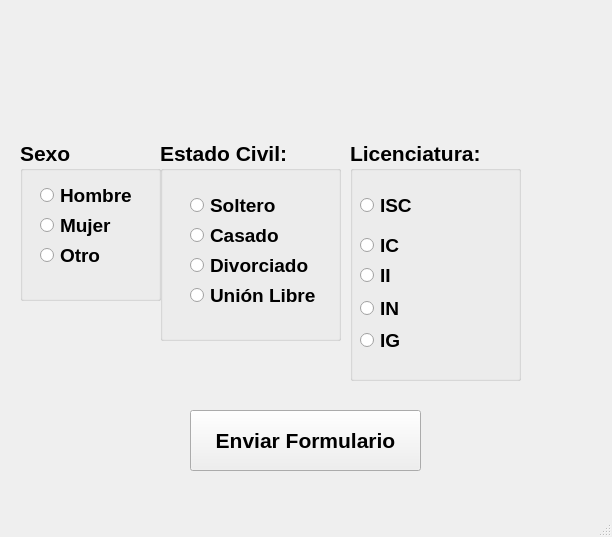
<?xml version="1.0" encoding="UTF-8"?>
<ui version="4.0">
 <class>MainWindow</class>
 <widget class="QMainWindow" name="MainWindow">
  <property name="geometry">
   <rect>
    <x>0</x>
    <y>0</y>
    <width>612</width>
    <height>537</height>
   </rect>
  </property>
  <property name="windowTitle">
   <string>MainWindow</string>
  </property>
  <widget class="QWidget" name="centralwidget">
   <widget class="QLabel" name="label">
    <property name="geometry">
     <rect>
      <x>40</x>
      <y>30</y>
      <width>531</width>
      <height>71</height>
     </rect>
    </property>
    <property name="text">
     <string/>
    </property>
    <property name="pixmap">
     <pixmap resource="recursos_proyecto.qrc">:/uat/Imagenes/uat.png.opdownload</pixmap>
    </property>
    <property name="scaledContents">
     <bool>true</bool>
    </property>
   </widget>
   <widget class="QLabel" name="label_3">
    <property name="geometry">
     <rect>
      <x>930</x>
      <y>650</y>
      <width>81</width>
      <height>71</height>
     </rect>
    </property>
    <property name="text">
     <string/>
    </property>
    <property name="pixmap">
     <pixmap>:/LOGO/AmongB</pixmap>
    </property>
    <property name="scaledContents">
     <bool>true</bool>
    </property>
   </widget>
   <widget class="QGroupBox" name="groupBox">
    <property name="geometry">
     <rect>
      <x>350</x>
      <y>140</y>
      <width>171</width>
      <height>241</height>
     </rect>
    </property>
    <property name="font">
     <font>
      <pointsize>16</pointsize>
      <weight>75</weight>
      <bold>true</bold>
     </font>
    </property>
    <property name="title">
     <string>Licenciatura:</string>
    </property>
    <widget class="QRadioButton" name="rb_isc">
     <property name="geometry">
      <rect>
       <x>10</x>
       <y>50</y>
       <width>71</width>
       <height>31</height>
      </rect>
     </property>
     <property name="font">
      <font>
       <pointsize>14</pointsize>
       <weight>75</weight>
       <bold>true</bold>
      </font>
     </property>
     <property name="text">
      <string>ISC</string>
     </property>
    </widget>
    <widget class="QRadioButton" name="rb_ic">
     <property name="geometry">
      <rect>
       <x>10</x>
       <y>90</y>
       <width>61</width>
       <height>31</height>
      </rect>
     </property>
     <property name="font">
      <font>
       <pointsize>14</pointsize>
       <weight>75</weight>
       <bold>true</bold>
      </font>
     </property>
     <property name="text">
      <string>IC</string>
     </property>
    </widget>
    <widget class="QRadioButton" name="rb_ii">
     <property name="geometry">
      <rect>
       <x>10</x>
       <y>120</y>
       <width>51</width>
       <height>31</height>
      </rect>
     </property>
     <property name="font">
      <font>
       <pointsize>14</pointsize>
       <weight>75</weight>
       <bold>true</bold>
      </font>
     </property>
     <property name="text">
      <string>II</string>
     </property>
    </widget>
    <widget class="QRadioButton" name="rb_in">
     <property name="geometry">
      <rect>
       <x>10</x>
       <y>160</y>
       <width>51</width>
       <height>16</height>
      </rect>
     </property>
     <property name="font">
      <font>
       <pointsize>14</pointsize>
       <weight>75</weight>
       <bold>true</bold>
      </font>
     </property>
     <property name="text">
      <string>IN</string>
     </property>
    </widget>
    <widget class="QRadioButton" name="rb_ig">
     <property name="geometry">
      <rect>
       <x>10</x>
       <y>190</y>
       <width>51</width>
       <height>21</height>
      </rect>
     </property>
     <property name="font">
      <font>
       <pointsize>14</pointsize>
       <weight>75</weight>
       <bold>true</bold>
      </font>
     </property>
     <property name="text">
      <string>IG</string>
     </property>
    </widget>
   </widget>
   <widget class="QGroupBox" name="groupBox_2">
    <property name="geometry">
     <rect>
      <x>20</x>
      <y>140</y>
      <width>141</width>
      <height>161</height>
     </rect>
    </property>
    <property name="font">
     <font>
      <pointsize>16</pointsize>
      <weight>75</weight>
      <bold>true</bold>
     </font>
    </property>
    <property name="title">
     <string>Sexo</string>
    </property>
    <widget class="QRadioButton" name="rb_mujer">
     <property name="geometry">
      <rect>
       <x>20</x>
       <y>70</y>
       <width>81</width>
       <height>31</height>
      </rect>
     </property>
     <property name="font">
      <font>
       <pointsize>14</pointsize>
       <weight>75</weight>
       <bold>true</bold>
      </font>
     </property>
     <property name="text">
      <string>Mujer</string>
     </property>
    </widget>
    <widget class="QRadioButton" name="rb_otro">
     <property name="geometry">
      <rect>
       <x>20</x>
       <y>100</y>
       <width>61</width>
       <height>31</height>
      </rect>
     </property>
     <property name="font">
      <font>
       <pointsize>14</pointsize>
       <weight>75</weight>
       <bold>true</bold>
      </font>
     </property>
     <property name="text">
      <string>Otro</string>
     </property>
    </widget>
    <widget class="QRadioButton" name="rb_hombre">
     <property name="geometry">
      <rect>
       <x>20</x>
       <y>40</y>
       <width>111</width>
       <height>31</height>
      </rect>
     </property>
     <property name="font">
      <font>
       <pointsize>14</pointsize>
       <weight>75</weight>
       <bold>true</bold>
      </font>
     </property>
     <property name="text">
      <string>Hombre</string>
     </property>
    </widget>
   </widget>
   <widget class="QGroupBox" name="groupBox_3">
    <property name="geometry">
     <rect>
      <x>160</x>
      <y>140</y>
      <width>181</width>
      <height>201</height>
     </rect>
    </property>
    <property name="font">
     <font>
      <pointsize>16</pointsize>
      <weight>75</weight>
      <bold>true</bold>
     </font>
    </property>
    <property name="title">
     <string>Estado Civil:</string>
    </property>
    <widget class="QRadioButton" name="rb_casado">
     <property name="geometry">
      <rect>
       <x>30</x>
       <y>80</y>
       <width>101</width>
       <height>31</height>
      </rect>
     </property>
     <property name="font">
      <font>
       <pointsize>14</pointsize>
       <weight>75</weight>
       <bold>true</bold>
      </font>
     </property>
     <property name="text">
      <string>Casado</string>
     </property>
    </widget>
    <widget class="QRadioButton" name="rb_unionLibre">
     <property name="geometry">
      <rect>
       <x>30</x>
       <y>140</y>
       <width>131</width>
       <height>31</height>
      </rect>
     </property>
     <property name="font">
      <font>
       <pointsize>14</pointsize>
       <weight>75</weight>
       <bold>true</bold>
      </font>
     </property>
     <property name="text">
      <string>Unión Libre</string>
     </property>
    </widget>
    <widget class="QRadioButton" name="rb_soltero">
     <property name="geometry">
      <rect>
       <x>30</x>
       <y>50</y>
       <width>91</width>
       <height>31</height>
      </rect>
     </property>
     <property name="font">
      <font>
       <pointsize>14</pointsize>
       <weight>75</weight>
       <bold>true</bold>
      </font>
     </property>
     <property name="text">
      <string>Soltero</string>
     </property>
    </widget>
    <widget class="QRadioButton" name="rb_divorciado">
     <property name="geometry">
      <rect>
       <x>30</x>
       <y>110</y>
       <width>121</width>
       <height>31</height>
      </rect>
     </property>
     <property name="font">
      <font>
       <pointsize>14</pointsize>
       <weight>75</weight>
       <bold>true</bold>
      </font>
     </property>
     <property name="text">
      <string>Divorciado</string>
     </property>
    </widget>
   </widget>
   <widget class="QPushButton" name="btn_enviar">
    <property name="geometry">
     <rect>
      <x>190</x>
      <y>410</y>
      <width>231</width>
      <height>61</height>
     </rect>
    </property>
    <property name="font">
     <font>
      <pointsize>16</pointsize>
      <weight>75</weight>
      <bold>true</bold>
     </font>
    </property>
    <property name="text">
     <string>Enviar Formulario</string>
    </property>
   </widget>
   <widget class="QLabel" name="label_2">
    <property name="geometry">
     <rect>
      <x>470</x>
      <y>430</y>
      <width>101</width>
      <height>61</height>
     </rect>
    </property>
    <property name="text">
     <string/>
    </property>
    <property name="pixmap">
     <pixmap resource="recursos_proyecto.qrc">:/logo/Imagenes/MicrosoftTeams-image.png</pixmap>
    </property>
    <property name="scaledContents">
     <bool>true</bool>
    </property>
   </widget>
  </widget>
  <widget class="QMenuBar" name="menubar">
   <property name="geometry">
    <rect>
     <x>0</x>
     <y>0</y>
     <width>612</width>
     <height>22</height>
    </rect>
   </property>
  </widget>
  <widget class="QStatusBar" name="statusbar"/>
 </widget>
 <resources>
  <include location="recursos_proyecto.qrc"/>
  <include location="recursos_proyecto.qrc"/>
 </resources>
 <connections/>
</ui>
